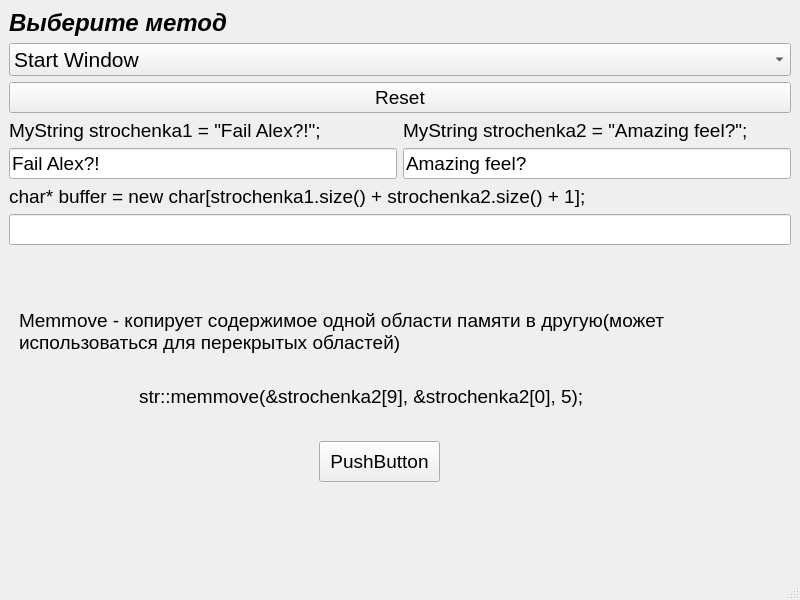
<?xml version="1.0" encoding="UTF-8"?>
<ui version="4.0">
 <class>MainWindow</class>
 <widget class="QMainWindow" name="MainWindow">
  <property name="geometry">
   <rect>
    <x>0</x>
    <y>0</y>
    <width>800</width>
    <height>600</height>
   </rect>
  </property>
  <property name="windowTitle">
   <string>MainWindow</string>
  </property>
  <property name="styleSheet">
   <string notr="true"/>
  </property>
  <widget class="QWidget" name="centralwidget">
   <layout class="QGridLayout" name="gridLayout">
    <item row="4" column="0">
     <layout class="QHBoxLayout" name="horizontalLayout_2">
      <item>
       <widget class="QLineEdit" name="lineString">
        <property name="font">
         <font>
          <pointsize>14</pointsize>
         </font>
        </property>
        <property name="text">
         <string>Fail Alex?!</string>
        </property>
        <property name="readOnly">
         <bool>true</bool>
        </property>
       </widget>
      </item>
      <item>
       <widget class="QLineEdit" name="lineString_2">
        <property name="font">
         <font>
          <pointsize>14</pointsize>
         </font>
        </property>
        <property name="text">
         <string>Amazing feel?</string>
        </property>
        <property name="readOnly">
         <bool>true</bool>
        </property>
       </widget>
      </item>
     </layout>
    </item>
    <item row="2" column="0">
     <widget class="QPushButton" name="resetButton">
      <property name="font">
       <font>
        <pointsize>14</pointsize>
       </font>
      </property>
      <property name="text">
       <string>Reset</string>
      </property>
     </widget>
    </item>
    <item row="0" column="0">
     <widget class="QLabel" name="label">
      <property name="font">
       <font>
        <pointsize>18</pointsize>
        <weight>75</weight>
        <italic>true</italic>
        <bold>true</bold>
       </font>
      </property>
      <property name="text">
       <string>Выберите метод</string>
      </property>
     </widget>
    </item>
    <item row="6" column="0">
     <widget class="QLineEdit" name="lineBuffer">
      <property name="font">
       <font>
        <pointsize>14</pointsize>
       </font>
      </property>
      <property name="readOnly">
       <bool>true</bool>
      </property>
     </widget>
    </item>
    <item row="1" column="0">
     <widget class="QComboBox" name="comboBox">
      <property name="font">
       <font>
        <pointsize>16</pointsize>
        <weight>50</weight>
        <bold>false</bold>
       </font>
      </property>
      <item>
       <property name="text">
        <string>Start Window</string>
       </property>
      </item>
      <item>
       <property name="text">
        <string>void* memcpy(void* s1, const void* s2, size_t n);</string>
       </property>
      </item>
      <item>
       <property name="text">
        <string>void* memmove(void* s1, const void* s2, size_t n);</string>
       </property>
      </item>
      <item>
       <property name="text">
        <string>char* strcpy(char* s1, const char* s2);</string>
       </property>
      </item>
      <item>
       <property name="text">
        <string>char* strncpy(char* s1, const char* s2, size_t n);</string>
       </property>
      </item>
      <item>
       <property name="text">
        <string>char* strcat(char* s1, const char* s2);</string>
       </property>
      </item>
      <item>
       <property name="text">
        <string>char* strncat(char* s1, const char* s2, size_t n);</string>
       </property>
      </item>
      <item>
       <property name="text">
        <string>int memcmp(const void* s1, const void* s2, size_t n);</string>
       </property>
      </item>
      <item>
       <property name="text">
        <string>int strcmp(const char* s1, const char* s2);</string>
       </property>
      </item>
      <item>
       <property name="text">
        <string>int strncmp(const char* s1, const char* s2, size_t n);</string>
       </property>
      </item>
      <item>
       <property name="text">
        <string>int strcoll(const char* s1, const char* s2);</string>
       </property>
      </item>
      <item>
       <property name="text">
        <string>size_t strxfrm(char* s1, const char* s2, size_t n);</string>
       </property>
      </item>
      <item>
       <property name="text">
        <string>char* strtok(char* s1, const char* s2);</string>
       </property>
      </item>
      <item>
       <property name="text">
        <string>void* memset(void* s, int c, size_t n);</string>
       </property>
      </item>
     </widget>
    </item>
    <item row="5" column="0">
     <widget class="QLabel" name="label_30">
      <property name="font">
       <font>
        <pointsize>14</pointsize>
       </font>
      </property>
      <property name="text">
       <string>char* buffer = new char[strochenka1.size() + strochenka2.size() + 1];</string>
      </property>
     </widget>
    </item>
    <item row="3" column="0">
     <layout class="QHBoxLayout" name="horizontalLayout_3">
      <item>
       <widget class="QLabel" name="label_3">
        <property name="font">
         <font>
          <pointsize>14</pointsize>
         </font>
        </property>
        <property name="text">
         <string>MyString strochenka1 = &quot;Fail Alex?!&quot;;</string>
        </property>
       </widget>
      </item>
      <item>
       <widget class="QLabel" name="label_4">
        <property name="font">
         <font>
          <pointsize>14</pointsize>
         </font>
        </property>
        <property name="text">
         <string>MyString strochenka2 = &quot;Amazing feel?&quot;;</string>
        </property>
       </widget>
      </item>
     </layout>
    </item>
    <item row="7" column="0">
     <widget class="QStackedWidget" name="stackedWidget">
      <property name="styleSheet">
       <string notr="true"/>
      </property>
      <property name="currentIndex">
       <number>2</number>
      </property>
      <widget class="QWidget" name="page"/>
      <widget class="QWidget" name="page_2">
       <widget class="QLabel" name="label_2">
        <property name="geometry">
         <rect>
          <x>0</x>
          <y>0</y>
          <width>741</width>
          <height>101</height>
         </rect>
        </property>
        <property name="font">
         <font>
          <pointsize>14</pointsize>
         </font>
        </property>
        <property name="text">
         <string>Memcpy - копирует содержимое одной области памяти в другую(не может использоваться для перекрытых областей)</string>
        </property>
        <property name="wordWrap">
         <bool>true</bool>
        </property>
       </widget>
       <widget class="QPushButton" name="memcpyButton">
        <property name="geometry">
         <rect>
          <x>330</x>
          <y>160</y>
          <width>121</width>
          <height>41</height>
         </rect>
        </property>
        <property name="font">
         <font>
          <pointsize>14</pointsize>
         </font>
        </property>
        <property name="text">
         <string>PushButton</string>
        </property>
       </widget>
       <widget class="QLabel" name="label_5">
        <property name="geometry">
         <rect>
          <x>170</x>
          <y>90</y>
          <width>551</width>
          <height>51</height>
         </rect>
        </property>
        <property name="font">
         <font>
          <pointsize>14</pointsize>
         </font>
        </property>
        <property name="text">
         <string>str::memcpy(&amp;strochenka2[9], &amp;strochenka1[0], 5);</string>
        </property>
       </widget>
      </widget>
      <widget class="QWidget" name="page_3">
       <widget class="QPushButton" name="MemmoveButton">
        <property name="geometry">
         <rect>
          <x>310</x>
          <y>190</y>
          <width>121</width>
          <height>41</height>
         </rect>
        </property>
        <property name="font">
         <font>
          <pointsize>14</pointsize>
         </font>
        </property>
        <property name="text">
         <string>PushButton</string>
        </property>
       </widget>
       <widget class="QLabel" name="label_8">
        <property name="geometry">
         <rect>
          <x>10</x>
          <y>30</y>
          <width>741</width>
          <height>101</height>
         </rect>
        </property>
        <property name="font">
         <font>
          <pointsize>14</pointsize>
         </font>
        </property>
        <property name="text">
         <string>Memmove - копирует содержимое одной области памяти в другую(может использоваться для перекрытых областей)</string>
        </property>
        <property name="wordWrap">
         <bool>true</bool>
        </property>
       </widget>
       <widget class="QLabel" name="label_9">
        <property name="geometry">
         <rect>
          <x>130</x>
          <y>120</y>
          <width>551</width>
          <height>51</height>
         </rect>
        </property>
        <property name="font">
         <font>
          <pointsize>14</pointsize>
         </font>
        </property>
        <property name="text">
         <string>str::memmove(&amp;strochenka2[9], &amp;strochenka2[0], 5);</string>
        </property>
       </widget>
      </widget>
      <widget class="QWidget" name="page_4">
       <widget class="QLabel" name="label_10">
        <property name="geometry">
         <rect>
          <x>220</x>
          <y>120</y>
          <width>551</width>
          <height>51</height>
         </rect>
        </property>
        <property name="font">
         <font>
          <pointsize>14</pointsize>
         </font>
        </property>
        <property name="text">
         <string>str::strcpy(buffer, strochenka2.c_str());</string>
        </property>
       </widget>
       <widget class="QLabel" name="label_11">
        <property name="geometry">
         <rect>
          <x>30</x>
          <y>30</y>
          <width>741</width>
          <height>101</height>
         </rect>
        </property>
        <property name="font">
         <font>
          <pointsize>14</pointsize>
         </font>
        </property>
        <property name="text">
         <string>Strcpy - для копирования нуль-терминированной строки (включая нуль-терминатор) в заданный буфер</string>
        </property>
        <property name="wordWrap">
         <bool>true</bool>
        </property>
       </widget>
       <widget class="QPushButton" name="strcpyButton">
        <property name="geometry">
         <rect>
          <x>330</x>
          <y>190</y>
          <width>121</width>
          <height>41</height>
         </rect>
        </property>
        <property name="font">
         <font>
          <pointsize>14</pointsize>
         </font>
        </property>
        <property name="text">
         <string>PushButton</string>
        </property>
       </widget>
      </widget>
      <widget class="QWidget" name="page_5">
       <widget class="QLabel" name="label_12">
        <property name="geometry">
         <rect>
          <x>40</x>
          <y>40</y>
          <width>741</width>
          <height>101</height>
         </rect>
        </property>
        <property name="font">
         <font>
          <pointsize>14</pointsize>
         </font>
        </property>
        <property name="text">
         <string>Strncpy - для копирования содержимого нуль-терминированной строки в буфер ограниченного размера. Функция strncpy аналогична strcpy с защитой от переполнения буфера.</string>
        </property>
        <property name="wordWrap">
         <bool>true</bool>
        </property>
       </widget>
       <widget class="QPushButton" name="strncpyButton">
        <property name="geometry">
         <rect>
          <x>340</x>
          <y>200</y>
          <width>121</width>
          <height>41</height>
         </rect>
        </property>
        <property name="font">
         <font>
          <pointsize>14</pointsize>
         </font>
        </property>
        <property name="text">
         <string>PushButton</string>
        </property>
       </widget>
       <widget class="QLabel" name="label_13">
        <property name="geometry">
         <rect>
          <x>220</x>
          <y>130</y>
          <width>551</width>
          <height>51</height>
         </rect>
        </property>
        <property name="font">
         <font>
          <pointsize>14</pointsize>
         </font>
        </property>
        <property name="text">
         <string>str::strncpy(buffer, strochenka1.c_str(), 9);</string>
        </property>
       </widget>
      </widget>
      <widget class="QWidget" name="page_6">
       <widget class="QLabel" name="label_6">
        <property name="geometry">
         <rect>
          <x>10</x>
          <y>10</y>
          <width>681</width>
          <height>121</height>
         </rect>
        </property>
        <property name="font">
         <font>
          <pointsize>14</pointsize>
         </font>
        </property>
        <property name="text">
         <string>Strcat - конкатенирует (соединяет в цепочку) строку s1 и копию строки s2</string>
        </property>
        <property name="wordWrap">
         <bool>true</bool>
        </property>
       </widget>
       <widget class="QLabel" name="label_14">
        <property name="geometry">
         <rect>
          <x>210</x>
          <y>110</y>
          <width>351</width>
          <height>71</height>
         </rect>
        </property>
        <property name="font">
         <font>
          <pointsize>14</pointsize>
         </font>
        </property>
        <property name="text">
         <string>str::strcpy(buffer, strochenka2.c_str());

str::strcat(buffer, strochenka1.c_str());</string>
        </property>
       </widget>
       <widget class="QPushButton" name="strcatButton">
        <property name="geometry">
         <rect>
          <x>310</x>
          <y>200</y>
          <width>121</width>
          <height>41</height>
         </rect>
        </property>
        <property name="font">
         <font>
          <pointsize>14</pointsize>
         </font>
        </property>
        <property name="text">
         <string>PushButton</string>
        </property>
       </widget>
      </widget>
      <widget class="QWidget" name="page_7">
       <widget class="QLabel" name="label_15">
        <property name="geometry">
         <rect>
          <x>250</x>
          <y>130</y>
          <width>371</width>
          <height>71</height>
         </rect>
        </property>
        <property name="font">
         <font>
          <pointsize>14</pointsize>
         </font>
        </property>
        <property name="text">
         <string>str::strcpy(buffer, strochenka2.c_str());

str::strncat(buffer, strochenka1.c_str(), 5);</string>
        </property>
       </widget>
       <widget class="QPushButton" name="strncatButton">
        <property name="geometry">
         <rect>
          <x>360</x>
          <y>220</y>
          <width>121</width>
          <height>41</height>
         </rect>
        </property>
        <property name="font">
         <font>
          <pointsize>14</pointsize>
         </font>
        </property>
        <property name="text">
         <string>PushButton</string>
        </property>
       </widget>
       <widget class="QLabel" name="label_7">
        <property name="geometry">
         <rect>
          <x>80</x>
          <y>10</y>
          <width>651</width>
          <height>121</height>
         </rect>
        </property>
        <property name="font">
         <font>
          <pointsize>14</pointsize>
         </font>
        </property>
        <property name="text">
         <string>Strncat - конкатенирует (соединяет в цепочку) строку s1 и копию строки s2, не более n символов из строки, на которую указывает s2</string>
        </property>
        <property name="wordWrap">
         <bool>true</bool>
        </property>
       </widget>
      </widget>
      <widget class="QWidget" name="page_8">
       <widget class="QLabel" name="label_16">
        <property name="geometry">
         <rect>
          <x>80</x>
          <y>30</y>
          <width>651</width>
          <height>121</height>
         </rect>
        </property>
        <property name="font">
         <font>
          <pointsize>14</pointsize>
         </font>
        </property>
        <property name="text">
         <string>Memcmp - сравнивает первые n байтов двух областей памяти, на которые указывают s1 и s2</string>
        </property>
        <property name="wordWrap">
         <bool>true</bool>
        </property>
       </widget>
       <widget class="QLabel" name="label_17">
        <property name="geometry">
         <rect>
          <x>120</x>
          <y>120</y>
          <width>551</width>
          <height>101</height>
         </rect>
        </property>
        <property name="font">
         <font>
          <pointsize>14</pointsize>
         </font>
        </property>
        <property name="text">
         <string>str::memcmp(strochenka1.c_str(), strochenka2.c_str(), 5);
и
str::memcmp(strochenka2.c_str(), strochenka1.c_str(), 5);
соответственно</string>
        </property>
       </widget>
       <widget class="QPushButton" name="memcmpButton">
        <property name="geometry">
         <rect>
          <x>320</x>
          <y>250</y>
          <width>121</width>
          <height>41</height>
         </rect>
        </property>
        <property name="font">
         <font>
          <pointsize>14</pointsize>
         </font>
        </property>
        <property name="text">
         <string>PushButton</string>
        </property>
       </widget>
       <widget class="QLabel" name="label_31">
        <property name="geometry">
         <rect>
          <x>630</x>
          <y>120</y>
          <width>121</width>
          <height>31</height>
         </rect>
        </property>
        <property name="font">
         <font>
          <weight>75</weight>
          <italic>true</italic>
          <bold>true</bold>
         </font>
        </property>
        <property name="styleSheet">
         <string notr="true">color: rgb(26, 95, 180);</string>
        </property>
        <property name="text">
         <string>Hello != World</string>
        </property>
       </widget>
       <widget class="QLabel" name="label_32">
        <property name="geometry">
         <rect>
          <x>630</x>
          <y>170</y>
          <width>121</width>
          <height>31</height>
         </rect>
        </property>
        <property name="font">
         <font>
          <weight>75</weight>
          <italic>true</italic>
          <bold>true</bold>
         </font>
        </property>
        <property name="styleSheet">
         <string notr="true">color: rgb(26, 95, 180);</string>
        </property>
        <property name="text">
         <string>World != Hello</string>
        </property>
       </widget>
      </widget>
      <widget class="QWidget" name="page_9">
       <widget class="QLabel" name="label_19">
        <property name="geometry">
         <rect>
          <x>60</x>
          <y>20</y>
          <width>651</width>
          <height>121</height>
         </rect>
        </property>
        <property name="font">
         <font>
          <pointsize>14</pointsize>
         </font>
        </property>
        <property name="text">
         <string>Strcmp - сравнивает две области памяти, на которые указывают s1 и s2</string>
        </property>
        <property name="wordWrap">
         <bool>true</bool>
        </property>
       </widget>
       <widget class="QPushButton" name="strcmpButton">
        <property name="geometry">
         <rect>
          <x>300</x>
          <y>220</y>
          <width>121</width>
          <height>41</height>
         </rect>
        </property>
        <property name="font">
         <font>
          <pointsize>14</pointsize>
         </font>
        </property>
        <property name="text">
         <string>PushButton</string>
        </property>
       </widget>
       <widget class="QLabel" name="label_33">
        <property name="geometry">
         <rect>
          <x>120</x>
          <y>110</y>
          <width>551</width>
          <height>101</height>
         </rect>
        </property>
        <property name="font">
         <font>
          <pointsize>14</pointsize>
         </font>
        </property>
        <property name="text">
         <string>str::strcmp(strochenka1.c_str(), strochenka2.c_str())
и
str::strcmp(strochenka2.c_str(), strochenka1.c_str())
соответственно</string>
        </property>
       </widget>
      </widget>
      <widget class="QWidget" name="page_10">
       <widget class="QLabel" name="label_20">
        <property name="geometry">
         <rect>
          <x>80</x>
          <y>30</y>
          <width>651</width>
          <height>121</height>
         </rect>
        </property>
        <property name="font">
         <font>
          <pointsize>14</pointsize>
         </font>
        </property>
        <property name="text">
         <string>Strncmp - сравнивает первые n байтов двух областей памяти, на которые указывают s1 и s2</string>
        </property>
        <property name="wordWrap">
         <bool>true</bool>
        </property>
       </widget>
       <widget class="QPushButton" name="strncmpButton">
        <property name="geometry">
         <rect>
          <x>320</x>
          <y>230</y>
          <width>121</width>
          <height>41</height>
         </rect>
        </property>
        <property name="font">
         <font>
          <pointsize>14</pointsize>
         </font>
        </property>
        <property name="text">
         <string>PushButton</string>
        </property>
       </widget>
       <widget class="QLabel" name="label_34">
        <property name="geometry">
         <rect>
          <x>100</x>
          <y>120</y>
          <width>551</width>
          <height>101</height>
         </rect>
        </property>
        <property name="font">
         <font>
          <pointsize>14</pointsize>
         </font>
        </property>
        <property name="text">
         <string>str::strncmp(strochenka1.c_str(), strochenka2.c_str(), 2)
и
str::strncmp(strochenka2.c_str(), strochenka1.c_str(), 2)
соответственно</string>
        </property>
       </widget>
      </widget>
      <widget class="QWidget" name="page_11">
       <widget class="QLabel" name="label_22">
        <property name="geometry">
         <rect>
          <x>40</x>
          <y>0</y>
          <width>651</width>
          <height>121</height>
         </rect>
        </property>
        <property name="font">
         <font>
          <pointsize>14</pointsize>
         </font>
        </property>
        <property name="text">
         <string>Strcoll - сравнивает первые n байтов двух областей памяти, на которые указывают s1 и s2(c учётом текущей локали)</string>
        </property>
        <property name="wordWrap">
         <bool>true</bool>
        </property>
       </widget>
       <widget class="QPushButton" name="strcollButton">
        <property name="geometry">
         <rect>
          <x>340</x>
          <y>230</y>
          <width>121</width>
          <height>41</height>
         </rect>
        </property>
        <property name="font">
         <font>
          <pointsize>14</pointsize>
         </font>
        </property>
        <property name="text">
         <string>PushButton</string>
        </property>
       </widget>
       <widget class="QLabel" name="label_35">
        <property name="geometry">
         <rect>
          <x>140</x>
          <y>120</y>
          <width>551</width>
          <height>101</height>
         </rect>
        </property>
        <property name="font">
         <font>
          <pointsize>14</pointsize>
         </font>
        </property>
        <property name="text">
         <string>str::strcoll(strochenka1.c_str(), strochenka2.c_str())
и
str::strcoll(strochenka2.c_str(), strochenka1.c_str())
соответственно</string>
        </property>
       </widget>
      </widget>
      <widget class="QWidget" name="page_12">
       <widget class="QLabel" name="label_24">
        <property name="geometry">
         <rect>
          <x>180</x>
          <y>140</y>
          <width>551</width>
          <height>51</height>
         </rect>
        </property>
        <property name="font">
         <font>
          <pointsize>14</pointsize>
         </font>
        </property>
        <property name="text">
         <string>str::strxfrm(buffer, strochenka1.c_str(), 5)</string>
        </property>
       </widget>
       <widget class="QLabel" name="label_25">
        <property name="geometry">
         <rect>
          <x>70</x>
          <y>50</y>
          <width>651</width>
          <height>121</height>
         </rect>
        </property>
        <property name="font">
         <font>
          <pointsize>14</pointsize>
         </font>
        </property>
        <property name="text">
         <string>Strxfrm - преобразует строку s2 в соответствии с текущей локалью и копирует первые n символов преобразованной строки в s1, возвращая длину s2.</string>
        </property>
        <property name="wordWrap">
         <bool>true</bool>
        </property>
       </widget>
       <widget class="QPushButton" name="strxfrmButton">
        <property name="geometry">
         <rect>
          <x>310</x>
          <y>250</y>
          <width>121</width>
          <height>41</height>
         </rect>
        </property>
        <property name="font">
         <font>
          <pointsize>14</pointsize>
         </font>
        </property>
        <property name="text">
         <string>PushButton</string>
        </property>
       </widget>
       <widget class="QLCDNumber" name="strxfrmNumber">
        <property name="geometry">
         <rect>
          <x>650</x>
          <y>200</y>
          <width>91</width>
          <height>41</height>
         </rect>
        </property>
        <property name="font">
         <font>
          <pointsize>14</pointsize>
         </font>
        </property>
       </widget>
       <widget class="QLabel" name="label_18">
        <property name="geometry">
         <rect>
          <x>480</x>
          <y>210</y>
          <width>181</width>
          <height>21</height>
         </rect>
        </property>
        <property name="font">
         <font>
          <pointsize>14</pointsize>
          <weight>75</weight>
          <italic>true</italic>
          <bold>true</bold>
         </font>
        </property>
        <property name="styleSheet">
         <string notr="true">color: rgb(26, 95, 180);</string>
        </property>
        <property name="text">
         <string>Длина строки s2</string>
        </property>
       </widget>
      </widget>
      <widget class="QWidget" name="page_13">
       <widget class="QLabel" name="label_26">
        <property name="geometry">
         <rect>
          <x>370</x>
          <y>80</y>
          <width>551</width>
          <height>81</height>
         </rect>
        </property>
        <property name="font">
         <font>
          <pointsize>14</pointsize>
         </font>
        </property>
        <property name="text">
         <string>str::strcpy(buffer, strochenka1.c_str());
buffer = str::strtok(buffer, &quot; &quot;);
buffer = str::strtok(nullptr, &quot; &quot;);</string>
        </property>
       </widget>
       <widget class="QLabel" name="label_27">
        <property name="geometry">
         <rect>
          <x>30</x>
          <y>-10</y>
          <width>651</width>
          <height>121</height>
         </rect>
        </property>
        <property name="font">
         <font>
          <pointsize>14</pointsize>
         </font>
        </property>
        <property name="text">
         <string>Strtok используется для разделения строки на токены, которые разделяются одним или несколькими символами, указанными в s2</string>
        </property>
        <property name="wordWrap">
         <bool>true</bool>
        </property>
       </widget>
       <widget class="QPushButton" name="strtokButton">
        <property name="geometry">
         <rect>
          <x>410</x>
          <y>180</y>
          <width>121</width>
          <height>41</height>
         </rect>
        </property>
        <property name="font">
         <font>
          <pointsize>14</pointsize>
         </font>
        </property>
        <property name="text">
         <string>PushButton</string>
        </property>
       </widget>
       <widget class="QLineEdit" name="lineToken_2">
        <property name="geometry">
         <rect>
          <x>110</x>
          <y>220</y>
          <width>221</width>
          <height>30</height>
         </rect>
        </property>
        <property name="font">
         <font>
          <pointsize>14</pointsize>
         </font>
        </property>
        <property name="readOnly">
         <bool>true</bool>
        </property>
       </widget>
       <widget class="QLineEdit" name="lineToken">
        <property name="geometry">
         <rect>
          <x>110</x>
          <y>150</y>
          <width>221</width>
          <height>30</height>
         </rect>
        </property>
        <property name="font">
         <font>
          <pointsize>14</pointsize>
         </font>
        </property>
        <property name="readOnly">
         <bool>true</bool>
        </property>
       </widget>
       <widget class="QLabel" name="label_21">
        <property name="geometry">
         <rect>
          <x>30</x>
          <y>150</y>
          <width>71</width>
          <height>21</height>
         </rect>
        </property>
        <property name="font">
         <font>
          <weight>75</weight>
          <italic>true</italic>
          <bold>true</bold>
         </font>
        </property>
        <property name="styleSheet">
         <string notr="true">color: rgb(26, 95, 180);</string>
        </property>
        <property name="text">
         <string>Token 1</string>
        </property>
       </widget>
       <widget class="QLabel" name="label_23">
        <property name="geometry">
         <rect>
          <x>30</x>
          <y>220</y>
          <width>71</width>
          <height>21</height>
         </rect>
        </property>
        <property name="font">
         <font>
          <weight>75</weight>
          <italic>true</italic>
          <bold>true</bold>
         </font>
        </property>
        <property name="styleSheet">
         <string notr="true">color: rgb(26, 95, 180);</string>
        </property>
        <property name="text">
         <string>Token 2</string>
        </property>
       </widget>
      </widget>
      <widget class="QWidget" name="page_14">
       <widget class="QLabel" name="label_28">
        <property name="geometry">
         <rect>
          <x>10</x>
          <y>120</y>
          <width>761</width>
          <height>61</height>
         </rect>
        </property>
        <property name="font">
         <font>
          <pointsize>14</pointsize>
         </font>
        </property>
        <property name="text">
         <string>str::memset(buffer, 90, 10); // буква Z по ASCII</string>
        </property>
       </widget>
       <widget class="QLabel" name="label_29">
        <property name="geometry">
         <rect>
          <x>30</x>
          <y>0</y>
          <width>731</width>
          <height>121</height>
         </rect>
        </property>
        <property name="font">
         <font>
          <pointsize>14</pointsize>
         </font>
        </property>
        <property name="text">
         <string>Memset используется для заполнения блока памяти указанным значением с</string>
        </property>
        <property name="wordWrap">
         <bool>true</bool>
        </property>
       </widget>
       <widget class="QPushButton" name="memsetButton">
        <property name="geometry">
         <rect>
          <x>310</x>
          <y>200</y>
          <width>121</width>
          <height>41</height>
         </rect>
        </property>
        <property name="font">
         <font>
          <pointsize>14</pointsize>
         </font>
        </property>
        <property name="text">
         <string>PushButton</string>
        </property>
       </widget>
      </widget>
     </widget>
    </item>
   </layout>
  </widget>
  <widget class="QMenuBar" name="menubar">
   <property name="geometry">
    <rect>
     <x>0</x>
     <y>0</y>
     <width>800</width>
     <height>22</height>
    </rect>
   </property>
  </widget>
  <widget class="QStatusBar" name="statusbar"/>
 </widget>
 <resources/>
 <connections/>
</ui>
